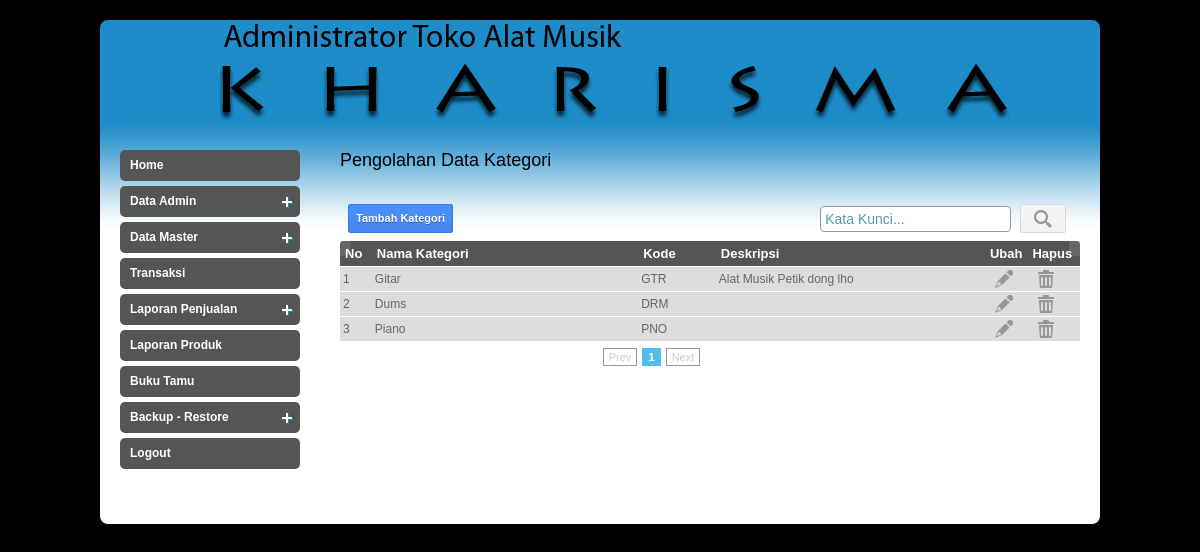
Page /admin/index.php?page=kategori (signed in) on the earlier database version.
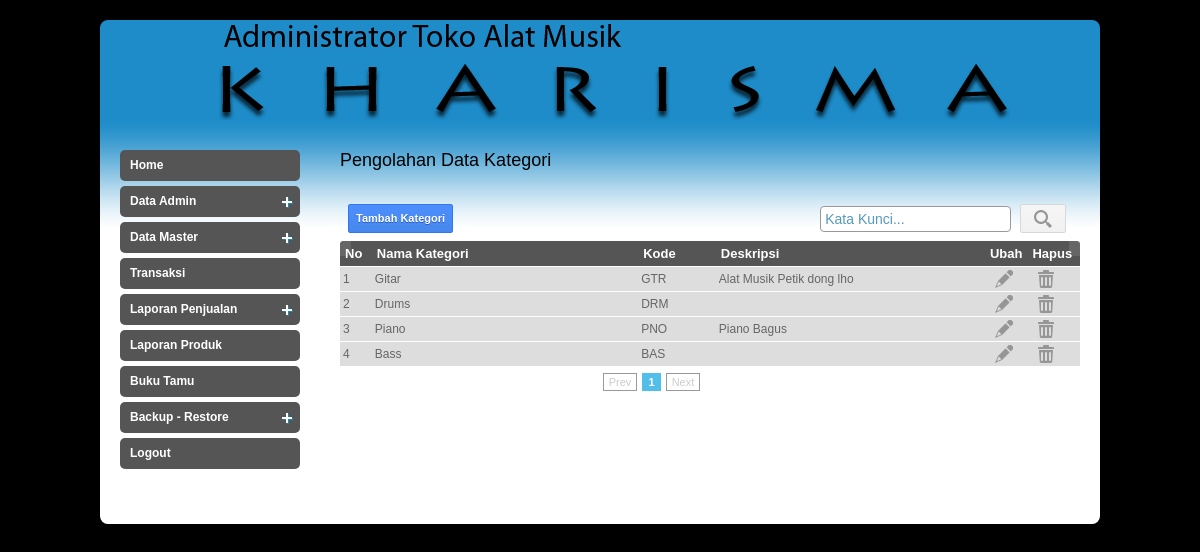
Same page on the later database version.
### tables this page shows
CREATE TABLE `t_kategori` (
  `id_kategori` int(4) NOT NULL auto_increment,
  `kode_kategori` varchar(20) NOT NULL,
  `nama_kategori` varchar(100) NOT NULL,
  `deskripsi_kategori` text NOT NULL,
  PRIMARY KEY  (`id_kategori`)
);

### admin/inc/kategori.php (the view, shortened to what the changed rows need)
<h2>Pengolahan Data Kategori</h2>
    <?php
if(isset($_GET['act'])){
	if($_GET['act'] == 'add'){
	?>
    <form action="" method="post" class="niceform" id="registrationform">
        <table>
        	<tr>
            	<td><label for="kategori">Nama Kategori :</label></td>
            	<td><input type="text" name="kategori" id="kategori" size="25" maxlength="128" class="inputan"/></td>
            </tr>
            <tr>
                <td><label for="kode">Kode :</label></td>
                <td>
                	<input type="text" name="kode" id="kode" size="5" maxlength="5" class="inputan"/>
                </td>
            </tr>
        	<tr>
            	<td><label for="deskripsi">Deskripsi :</label></td>
            	<td><textarea name="deskripsi" id="deskripsi" rows="5" cols="60" class="inputan"></textarea></td>
            </tr>
        	<tr>
            	<td colspan="2" align="center">
                	<button name="save" class="blue"/><span class="label1">Simpan</span></button>
                    <a class="button red" href="?page=kategori"/><span class="label1">Batal</span></a>
            </tr>
        </table>
	</form>
     <?php
	}
	elseif($_GET['act'] == 'edit'){
	$id_kategori = addslashes($_GET['idk']);
	$qkategori = mysql_query("SELECT * FROM t_kategori
							  WHERE id_kategori = '$id_kategori'");
	$dkategori = mysql_fetch_array($qkategori);
	?>
    <form action="" method="post" onSubmit="return conf();" id="registrationform">
        <table>
        	<tr>
            	<td><label for="kategori">Nama Kategori :</label></td>
            	<td><input type="text" name="kategori" id="kategori" size="25" maxlength="128" value="<?php echo $dkategori['nama_kategori']; ?>" class="inputan"/></td>
            </tr>
            <tr>
                <td><label for="kode">Kode :</label></td>
                <td colspan="2">
                	<input type="text" name="kode" id="kode" size="20" maxlength="15" value="<?php echo $dkategori['kode_kategori']; ?>" class="inputan"/>
                </td>
            </tr>
        	<tr>
            	<td><label for="deskripsi">Deskripsi :</label></td>
            	<td><textarea name="deskripsi" id="deskripsi" rows="5" cols="60"class="inputan">
				<?php echo $dkategori['deskripsi_kategori']; ?></textarea></td>
            </tr>
        	<tr>
            	<td colspan="2" align="center">
                	<input type="hidden" name="id_kategori" value="<?php echo $_GET['idk']; ?>" />
                	<button name="update" class="blue"/><span class="label1">Ubah</span></button>
                    <a class="button red" href="?page=kategori"/><span class="label1">Batal</span></a>
                </td>
            </tr>
        </table>
	</form>
     <?php
	}
}
else
{
$batas   = 10;
if(empty($halaman)){
	$posisi  = 0;
}
else{
	$posisi = ($halaman-1) * $batas;
}
?>
    <?php
	if(isset($_POST['textcari'])){
		$sqlquery = "AND nama_kategori LIKE '%$_POST[textcari]%'";
	}
	else{
		$sqlquery = "";
	}
?>
<table width="592" id="rounded-corner">
    <thead>
    	<tr>
        	<th width="51" class="rounded-company" scope="col">No</th>
            <th width="444" class="rounded" scope="col">Nama Kategori</th>
            <th width="100" class="rounded" scope="col">Kode</th>
            <th width="444" class="rounded" scope="col">Deskripsi</th>
            <th width="32" class="rounded" scope="col">Ubah</th>
            <th width="45" class="rounded-q4" scope="col">Hapus</th>
        </tr>
    </thead>
    <tbody>
    	<?php
		$qkategori = mysql_query("SELECT * FROM t_kategori WHERE 1
								 $sqlquery
								 LIMIT $posisi,$batas");
		$kolom=1;
		$i=1;
		$no = $posisi+1;
		while($dkategori = mysql_fetch_array($qkategori)){
			if ($i >= $kolom){
				echo "<tr class='row$dkategori[id_kategori]'>";
			}
		?>
        	<td><?php echo $no; ?></td>
            <td><?php echo $dkategori['nama_kategori']; ?></td>
            <td><?php echo $dkategori['kode_kategori']; ?></td>
            <td><?php echo $dkategori['deskripsi_kategori']; ?></td>
            <td><a href="?page=kategori&act=edit&idk=<?php echo $dkategori['id_kategori']; ?>" title="Ubah">
            <span class="icon icon145"></span>
            </a></td>
            <td width="45">
            	<a href="<?php echo $dkategori['id_kategori']; ?>" id="kategori" class="ask" title="Hapus">
                	<span class="icon icon186"></span>
                </a>
            </td>
        <?php
		$i++;
		$no++;
			if($i >= $kolom){
				echo "</tr>";
			}
		}
		?>
    </tbody>
</table>
	<?php
}
	?>

Differences in the rows shown:
changed t_kategori "DRM": nama_kategori "Dums" → "Drums"
changed t_kategori "Piano": deskripsi_kategori (not shown) → "Piano Bagus"
added t_kategori: nama_kategori "Bass", kode_kategori "BAS"
